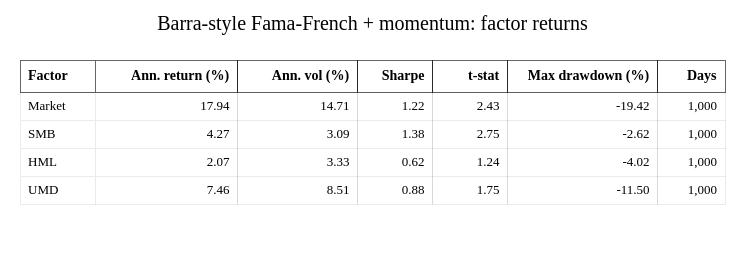

Notebook code cell kept with this figure:
### Code cell
plotting.plot_table(
    factors.factor_stats(ff), title="Barra-style Fama-French + momentum: factor returns",
    index_name="Factor", fmt={"Days": "{:,.0f}"},
)

### Figure 1 — Plotly figure (JSON) as saved in the notebook; plotly's stock layout.template omitted (floating-point values rounded to 4 significant figures)
{"data": [{"cells": {"align": ["left", "right", "right", "right", "right", "right", "right"], "fill": {"color": [["white", "white", "white", "white"]]}, "font": {"color": "black", "family": "Times New Roman", "size": 13}, "height": 28, "line": {"color": "rgba(0,0,0,0.08)", "width": 1}, "values": [["Market", "SMB", "HML", "UMD"], ["17.94", "4.27", "2.07", "7.46"], ["14.71", "3.09", "3.33", "8.51"], ["1.22", "1.38", "0.62", "0.88"], ["2.43", "2.75", "1.24", "1.75"], ["-19.42", "-2.62", "-4.02", "-11.50"], ["1,000", "1,000", "1,000", "1,000"]]}, "columnwidth": [75, 142.5, 120, 75, 75, 150, 67.5], "header": {"align": ["left", "right", "right", "right", "right", "right", "right"], "fill": {"color": "white"}, "font": {"color": "black", "family": "Times New Roman", "size": 14}, "height": 32, "line": {"color": "rgba(0,0,0,0.6)", "width": 1}, "values": ["<b>Factor</b>", "<b>Ann. return (%)</b>", "<b>Ann. vol (%)</b>", "<b>Sharpe</b>", "<b>t-stat</b>", "<b>Max drawdown (%)</b>", "<b>Days</b>"]}, "type": "table"}], "layout": {"font": {"color": "black", "family": "Times New Roman", "size": 14}, "height": 254, "margin": {"b": 20, "l": 20, "r": 20, "t": 60}, "title": {"text": "Barra-style Fama-French + momentum: factor returns", "x": 0.5}, "width": 745}}
